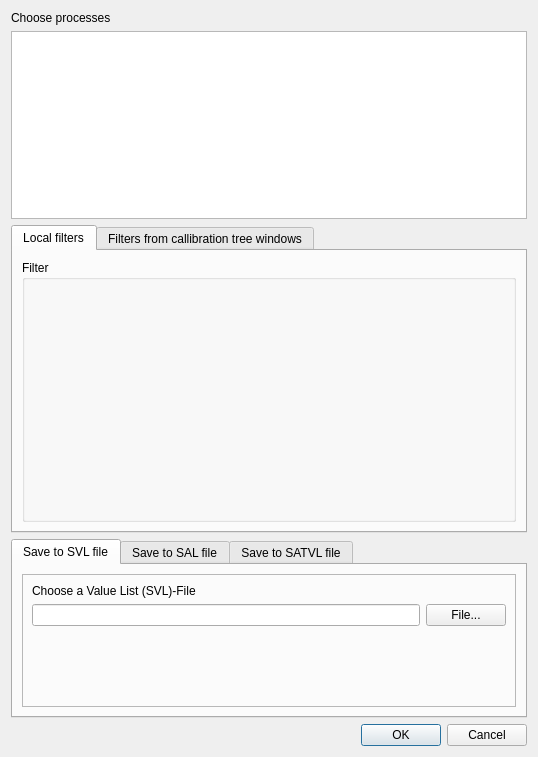
<?xml version="1.0" encoding="UTF-8"?>
<ui version="4.0">
 <class>saveprocessesdialog</class>
 <widget class="QDialog" name="saveprocessesdialog">
  <property name="geometry">
   <rect>
    <x>0</x>
    <y>0</y>
    <width>538</width>
    <height>757</height>
   </rect>
  </property>
  <property name="windowTitle">
   <string>Save values</string>
  </property>
  <property name="windowIcon">
   <iconset>
    <normaloff>:/Icons/car.png</normaloff>:/Icons/car.png</iconset>
  </property>
  <layout class="QVBoxLayout" name="verticalLayout_8">
   <item>
    <layout class="QVBoxLayout" name="verticalLayout_7">
     <item>
      <widget class="QLabel" name="label">
       <property name="text">
        <string>Choose processes</string>
       </property>
      </widget>
     </item>
     <item>
      <widget class="QListWidget" name="listWidgetProcesses"/>
     </item>
    </layout>
   </item>
   <item>
    <widget class="QTabWidget" name="tabWidgetFilter">
     <property name="currentIndex">
      <number>0</number>
     </property>
     <widget class="QWidget" name="tab_localFilters">
      <attribute name="title">
       <string>Local filters</string>
      </attribute>
      <layout class="QVBoxLayout" name="verticalLayout_9">
       <item>
        <widget class="ConfigFilter" name="groupBoxFilter">
         <property name="minimumSize">
          <size>
           <width>0</width>
           <height>260</height>
          </size>
         </property>
         <property name="title">
          <string>Filter</string>
         </property>
        </widget>
       </item>
      </layout>
     </widget>
     <widget class="QWidget" name="tab_CalibrationTreeWindows">
      <attribute name="title">
       <string>Filters from callibration tree windows</string>
      </attribute>
      <layout class="QVBoxLayout" name="verticalLayout_10">
       <item>
        <widget class="QTableWidget" name="tableWidgetCalibrationTreeWindows">
         <property name="editTriggers">
          <set>QAbstractItemView::NoEditTriggers</set>
         </property>
         <property name="selectionMode">
          <enum>QAbstractItemView::SingleSelection</enum>
         </property>
         <property name="selectionBehavior">
          <enum>QAbstractItemView::SelectRows</enum>
         </property>
         <property name="columnCount">
          <number>2</number>
         </property>
         <attribute name="verticalHeaderVisible">
          <bool>false</bool>
         </attribute>
         <column>
          <property name="text">
           <string>Window name</string>
          </property>
         </column>
         <column>
          <property name="text">
           <string>Process name</string>
          </property>
         </column>
        </widget>
       </item>
      </layout>
     </widget>
    </widget>
   </item>
   <item>
    <widget class="QTabWidget" name="tabWidgetTarget">
     <property name="currentIndex">
      <number>0</number>
     </property>
     <widget class="QWidget" name="tab">
      <attribute name="title">
       <string>Save to SVL file</string>
      </attribute>
      <layout class="QVBoxLayout" name="verticalLayout_4">
       <item>
        <widget class="QFrame" name="frameSVL">
         <property name="frameShape">
          <enum>QFrame::StyledPanel</enum>
         </property>
         <property name="frameShadow">
          <enum>QFrame::Raised</enum>
         </property>
         <layout class="QVBoxLayout" name="verticalLayout">
          <item>
           <widget class="QLabel" name="label_2">
            <property name="text">
             <string>Choose a Value List (SVL)-File</string>
            </property>
           </widget>
          </item>
          <item>
           <layout class="QHBoxLayout" name="horizontalLayout">
            <item>
             <widget class="QLineEdit" name="lineEditSVL"/>
            </item>
            <item>
             <widget class="QPushButton" name="pushButtonSVL">
              <property name="text">
               <string>File...</string>
              </property>
             </widget>
            </item>
           </layout>
          </item>
          <item>
           <spacer name="verticalSpacer">
            <property name="orientation">
             <enum>Qt::Vertical</enum>
            </property>
            <property name="sizeHint" stdset="0">
             <size>
              <width>20</width>
              <height>40</height>
             </size>
            </property>
           </spacer>
          </item>
         </layout>
        </widget>
       </item>
      </layout>
     </widget>
     <widget class="QWidget" name="tab_2">
      <attribute name="title">
       <string>Save to SAL file</string>
      </attribute>
      <layout class="QVBoxLayout" name="verticalLayout_5">
       <item>
        <widget class="QFrame" name="frameSAL">
         <property name="frameShape">
          <enum>QFrame::StyledPanel</enum>
         </property>
         <property name="frameShadow">
          <enum>QFrame::Raised</enum>
         </property>
         <layout class="QVBoxLayout" name="verticalLayout_2">
          <item>
           <widget class="QLabel" name="label_3">
            <property name="text">
             <string>Choose a Address List (SAL)-File</string>
            </property>
           </widget>
          </item>
          <item>
           <layout class="QHBoxLayout" name="horizontalLayout_2">
            <item>
             <widget class="QLineEdit" name="lineEditSAL"/>
            </item>
            <item>
             <widget class="QPushButton" name="pushButtonSAL">
              <property name="text">
               <string>File...</string>
              </property>
             </widget>
            </item>
           </layout>
          </item>
          <item>
           <spacer name="verticalSpacer_2">
            <property name="orientation">
             <enum>Qt::Vertical</enum>
            </property>
            <property name="sizeHint" stdset="0">
             <size>
              <width>20</width>
              <height>40</height>
             </size>
            </property>
           </spacer>
          </item>
         </layout>
        </widget>
       </item>
      </layout>
     </widget>
     <widget class="QWidget" name="tab_4">
      <attribute name="title">
       <string>Save to SATVL file</string>
      </attribute>
      <layout class="QVBoxLayout" name="verticalLayout_11">
       <item>
        <widget class="QLabel" name="label_6">
         <property name="text">
          <string>Choose an Address Type Value List (SATVL)-File</string>
         </property>
        </widget>
       </item>
       <item>
        <layout class="QHBoxLayout" name="horizontalLayout_6">
         <item>
          <widget class="QLineEdit" name="lineEditSATVL"/>
         </item>
         <item>
          <widget class="QPushButton" name="pushButtonSATVL">
           <property name="text">
            <string>File...</string>
           </property>
          </widget>
         </item>
        </layout>
       </item>
       <item>
        <spacer name="verticalSpacer_4">
         <property name="orientation">
          <enum>Qt::Vertical</enum>
         </property>
         <property name="sizeHint" stdset="0">
          <size>
           <width>20</width>
           <height>93</height>
          </size>
         </property>
        </spacer>
       </item>
      </layout>
     </widget>
    </widget>
   </item>
   <item>
    <widget class="QDialogButtonBox" name="buttonBox">
     <property name="orientation">
      <enum>Qt::Horizontal</enum>
     </property>
     <property name="standardButtons">
      <set>QDialogButtonBox::Cancel|QDialogButtonBox::Ok</set>
     </property>
    </widget>
   </item>
  </layout>
 </widget>
 <customwidgets>
  <customwidget>
   <class>ConfigFilter</class>
   <extends>QGroupBox</extends>
   <header>ConfigFilter.h</header>
   <container>1</container>
  </customwidget>
 </customwidgets>
 <resources/>
 <connections>
  <connection>
   <sender>buttonBox</sender>
   <signal>accepted()</signal>
   <receiver>saveprocessesdialog</receiver>
   <slot>accept()</slot>
   <hints>
    <hint type="sourcelabel">
     <x>248</x>
     <y>254</y>
    </hint>
    <hint type="destinationlabel">
     <x>157</x>
     <y>274</y>
    </hint>
   </hints>
  </connection>
  <connection>
   <sender>buttonBox</sender>
   <signal>rejected()</signal>
   <receiver>saveprocessesdialog</receiver>
   <slot>reject()</slot>
   <hints>
    <hint type="sourcelabel">
     <x>316</x>
     <y>260</y>
    </hint>
    <hint type="destinationlabel">
     <x>286</x>
     <y>274</y>
    </hint>
   </hints>
  </connection>
 </connections>
 <buttongroups>
  <buttongroup name="buttonGroup_2"/>
 </buttongroups>
</ui>
